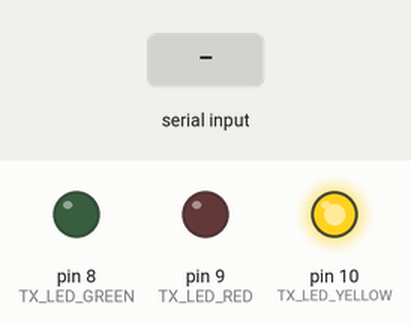
Recording of a sketch running on a simulated Arduino Uno, built with avr-gcc and run on an emulated ATmega328P. Parts: output pins drawn as LEDs (lit = HIGH). Dashed ring = blinking. Inputs (shaded band) come from the test bench. No radio packets arrive unless stated; what the sketch prints to the serial monitor is not drawn.

Above: at 1.2 s.
1.3 s: "BUSY\n" received over Serial
At 2.5 s:
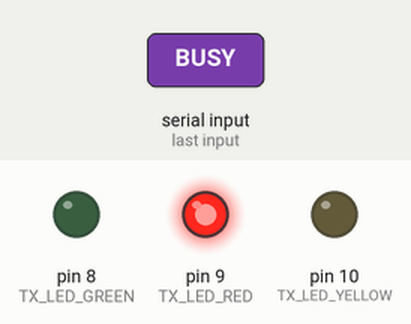
2.8 s: "FREE\n" received over Serial
At 3.7 s:
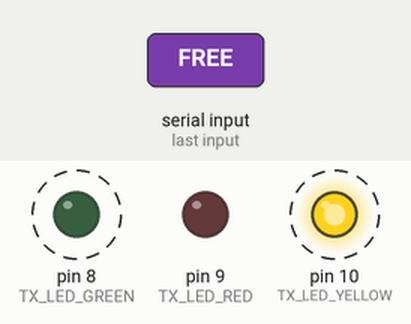
Timing chart, 0 to 11.8 s (numbered marks = the images above; inputs shaded):
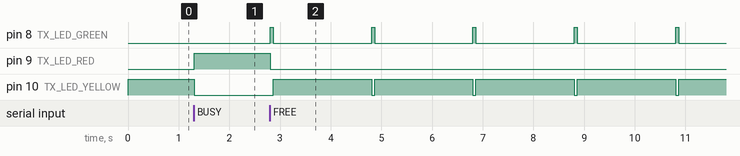

The sketch:

Transmitter_r4.ino
```cpp
#include <RH_ASK.h>
#include <SPI.h>

RH_ASK driver(1000, 99, 4, 99);

const int TX_LED_GREEN  = 8;
const int TX_LED_RED    = 9;
const int TX_LED_YELLOW = 10;

bool channelBusy = false;
unsigned long lastTransmitTime = 0;
const unsigned long TRANSMIT_EVERY = 2000;
int packetCount = 0;

// Channel shifting variables
int currentChannel = 1;
const int TOTAL_CHANNELS = 3;
String channelFreqs[] = {"433.4 MHz", "434.0 MHz", "434.6 MHz"};

void setup() {
  Serial.begin(9600);
  if (!driver.init()) {
    Serial.println("RF init failed!");
  } else {
    Serial.println("RF init OK");
  }
  pinMode(TX_LED_GREEN,  OUTPUT);
  pinMode(TX_LED_RED,    OUTPUT);
  pinMode(TX_LED_YELLOW, OUTPUT);

  digitalWrite(TX_LED_YELLOW, HIGH);
  digitalWrite(TX_LED_GREEN,  LOW);
  digitalWrite(TX_LED_RED,    LOW);

  Serial.println("=== COGNITIVE RADIO TX READY ===");
  Serial.println("Current Channel: " + String(currentChannel) +
                 " (" + channelFreqs[currentChannel-1] + ")");
}

void loop() {

  // Read BUSY or FREE from GNU Radio
  if (Serial.available()) {
    String command = Serial.readStringUntil('\n');
    command.trim();

    if (command == "BUSY") {
      channelBusy = true;

      digitalWrite(TX_LED_RED,    HIGH);
      digitalWrite(TX_LED_YELLOW, LOW);
      digitalWrite(TX_LED_GREEN,  LOW);

      // ── CHANNEL SHIFTING HAPPENS HERE ──
      int previousChannel = currentChannel;
      currentChannel = (currentChannel % TOTAL_CHANNELS) + 1;

      Serial.println(">>> PRIMARY USER DETECTED on Channel " +
                     String(previousChannel) +
                     " (" + channelFreqs[previousChannel-1] + ")");
      Serial.println(">>> BACKING OFF...");
      Serial.println(">>> SHIFTING to Channel " +
                     String(currentChannel) +
                     " (" + channelFreqs[currentChannel-1] + ")");
    }
    else if (command == "FREE") {
      channelBusy = false;

      digitalWrite(TX_LED_RED,    LOW);
      digitalWrite(TX_LED_YELLOW, HIGH);
      digitalWrite(TX_LED_GREEN,  LOW);

      Serial.println(">>> CHANNEL FREE — Resuming on Channel " +
                     String(currentChannel) +
                     " (" + channelFreqs[currentChannel-1] + ")");
    }
  }

  // Transmit only when FREE
  if (!channelBusy) {
    unsigned long now = millis();
    if (now - lastTransmitTime >= TRANSMIT_EVERY) {

      packetCount++;

      // Packet includes current channel number
      String msgStr = "CH" + String(currentChannel) +
                      " PKT:" + String(packetCount);
      const char* msg = msgStr.c_str();

      digitalWrite(TX_LED_GREEN,  HIGH);
      digitalWrite(TX_LED_YELLOW, LOW);

      driver.send((uint8_t*)msg, strlen(msg));
      driver.waitPacketSent();

      Serial.println("SENT on CH" + String(currentChannel) +
                     " (" + channelFreqs[currentChannel-1] +
                     "): PKT:" + String(packetCount));

      digitalWrite(TX_LED_GREEN,  LOW);
      digitalWrite(TX_LED_YELLOW, HIGH);

      lastTransmitTime = now;
    }
  }
}
```

Measured:
- after the input at 1.3 s, pin 8 (TX_LED_GREEN): stays LOW (without the input it goes to HIGH after 0.70 s); pin 9 (TX_LED_RED): LOW → HIGH at once
- after the input at 2.8 s, pin 8 (TX_LED_GREEN): alternates HIGH for 0.06 s and LOW for 1.9 s, starting at once; pin 9 (TX_LED_RED): HIGH → LOW at once; pin 10 (TX_LED_YELLOW): alternates HIGH for 1.9 s and LOW for 0.06 s, starting after 0.07 s
